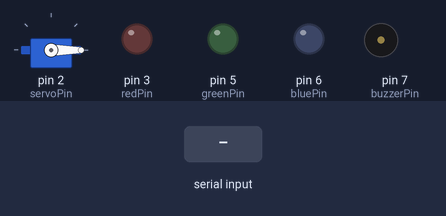
Bench run of a sketch on a simulated Arduino Uno, built with avr-gcc and run on an emulated ATmega328P. Shown: servo, output pins drawn as LEDs (lit = HIGH), buzzer (waves = sounding). Inputs (shaded band) come from the test bench.

Above: at 1.2 s.
1.3 s: "pass\n" received over Serial
At 1.95 s:
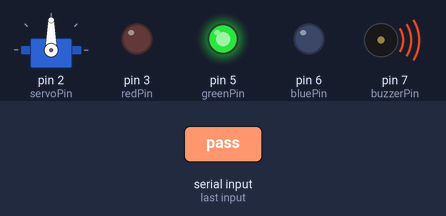
At 2.4 s:
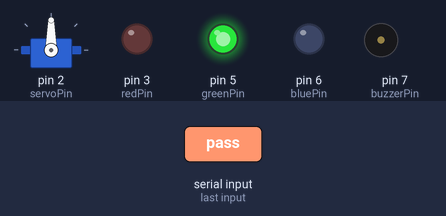
4.3 s: "fail\n" received over Serial
At 9.1 s:
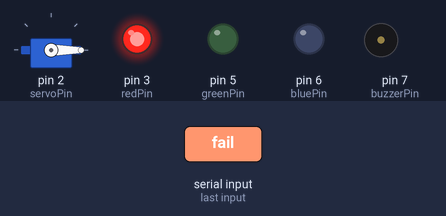
Timing chart, 0 to 12.4 s (numbered marks = the images above; inputs shaded):
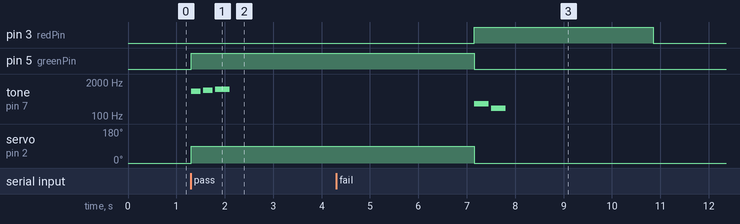

Measured:
- after the input at 1.3 s, pin 5 (greenPin): LOW → HIGH at once; tone on pin 7 (buzzerPin): plays 880 Hz for 0.20 s, 988 Hz for 0.20 s, 1047 Hz for 0.30 s, starting at once; servo on pin 2 (servoPin): 0° → 90° at once
- after the input at 4.3 s, pin 3 (redPin): LOW → HIGH after 2.9 s, → LOW 3.7 s later; tone on pin 7 (buzzerPin): silent → 300 Hz after 2.9 s, → silent 0.30 s later, → 200 Hz 0.05 s later, → silent 0.30 s later

The sketch:

sketch_jul22a.ino
```cpp
#include <Servo.h>

const int redPin = 3;
const int greenPin = 5;
const int bluePin = 6;
const int buzzerPin = 7;
const int servoPin = 2;

Servo doorServo;

void setup() {
  Serial.begin(9600);

  pinMode(redPin, OUTPUT);
  pinMode(greenPin, OUTPUT);
  pinMode(bluePin, OUTPUT);
  pinMode(buzzerPin, OUTPUT);

  doorServo.attach(servoPin);
  doorServo.write(0); // Start in locked position
}

void loop() {
  if (Serial.available()) {
    String command = Serial.readStringUntil('\n');

    if (command == "pass") {
      handlePass();
    }
    else if (command == "fail") {
      handleFail();
    }
  }
}

void handlePass() {
  setColor(0, 255, 0);    // Green LED
  doorServo.write(90);    // Unlock
  playPositiveChime();
  delay(5000);
  doorServo.write(0);     // Lock again
  setColor(0, 0, 0);      // LED off
}

void handleFail() {
  setColor(255, 0, 0);    // Red LED
  doorServo.write(0);     // Ensure it's locked
  playNegativeChime();
  delay(3000);
  setColor(0, 0, 0);      // LED off
}

void setColor(int r, int g, int b) {
  analogWrite(redPin, r);
  analogWrite(greenPin, g);
  analogWrite(bluePin, b);
}

void playPositiveChime() {
  tone(buzzerPin, 880, 200);
  delay(250);
  tone(buzzerPin, 988, 200);
  delay(250);
  tone(buzzerPin, 1047, 300);
  delay(350);
  noTone(buzzerPin);
}

void playNegativeChime() {
  tone(buzzerPin, 300, 300);  // Low buzz
  delay(350);
  tone(buzzerPin, 200, 300);  // Lower buzz
  delay(350);
  noTone(buzzerPin);
}
```
